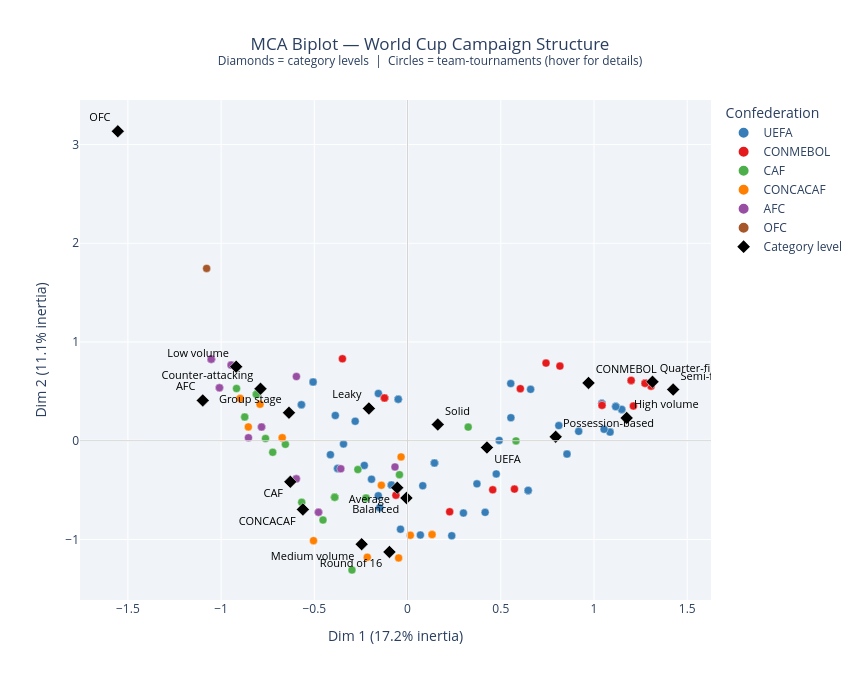

Here is the notebook cell this chart was saved with:
### Code cell
if PRINCE_AVAILABLE:
    row_scores = mca.row_coordinates(df_mca)
    col_coords = mca.column_coordinates(df_mca)

    # Strip variable prefix from category labels ("confederation__UEFA" → "UEFA")
    short_labels = [lbl.split('__')[-1] if '__' in lbl else lbl
                    for lbl in col_coords.index]

    # Quadrant-aware label placement — push text away from origin
    def quadrant_position(x, y):
        if x >= 0 and y >= 0:  return "top right"
        if x <  0 and y >= 0:  return "top left"
        if x <  0 and y <  0:  return "bottom left"
        return "bottom right"

    label_positions = [quadrant_position(row[0], row[1])
                       for _, row in col_coords.iloc[:, :2].iterrows()]

    # Retrieve inertia values from eigenvalues_summary
    pct = mca.eigenvalues_summary['% of variance']
    dim1_pct = float(pct.iloc[0].strip('%'))
    dim2_pct = float(pct.iloc[1].strip('%'))

    fig = go.Figure()

    # ── Row points (team-tournaments, coloured by confederation) ─────────────
    for conf, color in conf_colors.items():
        mask = wc['confederation'] == conf
        df_sub = wc.loc[mask]
        fig.add_trace(
            go.Scatter(
                x=row_scores.loc[mask, 0],
                y=row_scores.loc[mask, 1],
                mode='markers',
                name=conf,
                marker=dict(color=color, size=8,
                            line=dict(width=0.4, color='white')),
                hovertemplate=(
                    '<b>%{customdata[0]}</b><br>'
                    'Year: %{customdata[1]}<br>'
                    'Confederation: %{customdata[2]}<br>'
                    'Round: %{customdata[3]}<br>'
                    'Style: %{customdata[4]}<br>'
                    'Dim 1: %{x:.2f}  Dim 2: %{y:.2f}'
                    '<extra></extra>'
                ),
                customdata=df_sub[['team', 'year', 'confederation',
                                   'round_label', 'playing_style']].values
            )
        )

    # ── Column points (category levels, black diamonds) ───────────────────────
    fig.add_trace(
        go.Scatter(
            x=col_coords.iloc[:, 0],
            y=col_coords.iloc[:, 1],
            mode='markers+text',
            name='Category level',
            marker=dict(color='black', symbol='diamond', size=10,
                        line=dict(width=0.5, color='white')),
            text=short_labels,
            textposition=label_positions,
            textfont=dict(size=11, color='black'),
            hovertemplate=(
                '<b>%{text}</b><br>'
                'Dim 1: %{x:.2f}  Dim 2: %{y:.2f}'
                '<extra></extra>'
            )
        )
    )

    # ── Reference lines through origin ───────────────────────────────────────
    fig.add_hline(y=0, line_color='lightgrey', line_width=1)
    fig.add_vline(x=0, line_color='lightgrey', line_width=1)

    fig.update_layout(
        title=dict(
            text='MCA Biplot — World Cup Campaign Structure<br>'
                 '<sup>Diamonds = category levels &nbsp;|&nbsp; '
                 'Circles = team-tournaments (hover for details)</sup>',
            x=0.5, xanchor='center'
        ),
        xaxis_title=f'Dim 1 ({dim1_pct:.1f}% inertia)',
        yaxis_title=f'Dim 2 ({dim2_pct:.1f}% inertia)',
        width=860, height=680,
        legend_title='Confederation',
        legend=dict(itemsizing='constant'),
        plot_bgcolor='#f0f4f8',
        paper_bgcolor='white',
        font=dict(size=12)
    )
    fig.show()

### Figure 1 — Plotly figure (JSON) as saved in the notebook; plotly's stock layout.template omitted (floating-point values rounded to 4 significant figures; data arrays with more than 128 entries replaced by an {"elided": "..."} marker saying what was removed)
{"data": [{"customdata": {"elided": "54x5 mixed values"}, "hovertemplate": "<b>%{customdata[0]}</b><br>Year: %{customdata[1]}<br>Confederation: %{customdata[2]}<br>Round: %{customdata[3]}<br>Style: %{customdata[4]}<br>Dim 1: %{x:.2f}  Dim 2: %{y:.2f}<extra></extra>", "marker": {"color": "#377eb8", "line": {"color": "white", "width": 0.4}, "size": 8}, "mode": "markers", "name": "UEFA", "type": "scatter", "x": [-0.3751, 0.647, 0.1442, 0.8551, -0.3751, 0.08153, 1.086, 0.06871, -0.08673, -0.03788, -0.2809, 1.149, -0.5066, 1.117, 0.1442, -0.1494, 0.1442, 1.117, 1.149, 0.4161, -0.5066, -0.04995, 0.9178, -0.1933, -0.08673, -0.1565, 0.3722, 1.086, 1.042, -0.157, 1.042, 0.8551, 0.5543, -0.5693, -0.3435, 0.647, 0.5534, -0.5066, 0.647, 0.66, 0.237, -0.04995, 1.042, -0.04995, 1.117, 0.8112, 0.4916, 0.4757, -0.4138, 1.054, -0.3875, 0.2996, -0.232, -0.5693], "y": [-0.2807, -0.5028, -0.2259, -0.1348, -0.2807, -0.4556, 0.08766, -0.9548, -0.4484, -0.8961, 0.1974, 0.3174, 0.5948, 0.3457, -0.2259, -0.6781, -0.2259, 0.3457, 0.3174, -0.7253, 0.5948, 0.4199, 0.09488, -0.3897, -0.4484, 0.4786, -0.4369, 0.08766, 0.376, -0.5573, 0.376, -0.1348, 0.2333, 0.3651, -0.03231, -0.5028, 0.5793, 0.5948, -0.5028, 0.5207, -0.962, 0.4199, 0.376, 0.4199, 0.3457, 0.1535, 0.003599, -0.336, -0.1413, 0.116, 0.2561, -0.7323, -0.2503, 0.3651]}, {"customdata": [["Argentina", 2010, "CONMEBOL", "Quarter-final", "Possession-based"], ["Brazil", 2010, "CONMEBOL", "Quarter-final", "Possession-based"], ["Chile", 2010, "CONMEBOL", "Round of 16", "Balanced"], ["Paraguay", 2010, "CONMEBOL", "Quarter-final", "Balanced"], ["Uruguay", 2010, "CONMEBOL", "Semi-final", "Counter-attacking"], ["Argentina", 2014, "CONMEBOL", "Runner-up", "Possession-based"], ["Brazil", 2014, "CONMEBOL", "Semi-final", "Possession-based"], ["Chile", 2014, "CONMEBOL", "Round of 16", "Possession-based"], ["Colombia", 2014, "CONMEBOL", "Quarter-final", "Counter-attacking"], ["Ecuador", 2014, "CONMEBOL", "Group Stage", "Counter-attacking"], ["Uruguay", 2014, "CONMEBOL", "Round of 16", "Counter-attacking"], ["Argentina", 2018, "CONMEBOL", "Group Stage", "Possession-based"], ["Brazil", 2018, "CONMEBOL", "Quarter-final", "Possession-based"], ["Colombia", 2018, "CONMEBOL", "Round of 16", "Balanced"], ["Peru", 2018, "CONMEBOL", "Group Stage", "Balanced"], ["Uruguay", 2018, "CONMEBOL", "Quarter-final", "Balanced"], ["Argentina", 2022, "CONMEBOL", "Winner", "Possession-based"], ["Brazil", 2022, "CONMEBOL", "Quarter-final", "Possession-based"], ["Ecuador", 2022, "CONMEBOL", "Group Stage", "Balanced"], ["Uruguay", 2022, "CONMEBOL", "Group Stage", "Balanced"]], "hovertemplate": "<b>%{customdata[0]}</b><br>Year: %{customdata[1]}<br>Confederation: %{customdata[2]}<br>Round: %{customdata[3]}<br>Style: %{customdata[4]}<br>Dim 1: %{x:.2f}  Dim 2: %{y:.2f}<extra></extra>", "marker": {"color": "#e41a1c", "line": {"color": "white", "width": 0.4}, "size": 8}, "mode": "markers", "name": "CONMEBOL", "type": "scatter", "x": [1.211, 1.274, 0.5733, 1.043, 0.7426, 1.306, 1.199, 0.4568, 0.8172, -0.3494, -0.06249, 0.6049, 1.274, 0.2259, -0.1237, 1.043, 1.199, 1.274, -0.1237, -0.1237], "y": [0.3513, 0.581, -0.49, 0.3585, 0.7863, 0.5527, 0.6113, -0.497, 0.756, 0.8301, -0.5517, 0.5273, 0.581, -0.7195, 0.4327, 0.3585, 0.6113, 0.581, 0.4327, 0.4327]}, {"customdata": [["Algeria", 2010, "CAF", "Group Stage", "Balanced"], ["Cameroon", 2010, "CAF", "Group Stage", "Possession-based"], ["Ghana", 2010, "CAF", "Quarter-final", "Balanced"], ["Ivory Coast", 2010, "CAF", "Group Stage", "Balanced"], ["Nigeria", 2010, "CAF", "Group Stage", "Counter-attacking"], ["South Africa", 2010, "CAF", "Group Stage", "Balanced"], ["Algeria", 2014, "CAF", "Round of 16", "Counter-attacking"], ["Cameroon", 2014, "CAF", "Group Stage", "Counter-attacking"], ["Ghana", 2014, "CAF", "Group Stage", "Balanced"], ["Ivory Coast", 2014, "CAF", "Group Stage", "Possession-based"], ["Nigeria", 2014, "CAF", "Round of 16", "Balanced"], ["Egypt", 2018, "CAF", "Group Stage", "Counter-attacking"], ["Morocco", 2018, "CAF", "Group Stage", "Balanced"], ["Nigeria", 2018, "CAF", "Group Stage", "Balanced"], ["Senegal", 2018, "CAF", "Round of 16", "Counter-attacking"], ["Tunisia", 2018, "CAF", "Group Stage", "Possession-based"], ["Cameroon", 2022, "CAF", "Group Stage", "Counter-attacking"], ["Ghana", 2022, "CAF", "Group Stage", "Counter-attacking"], ["Morocco", 2022, "CAF", "Semi-final", "Counter-attacking"], ["Senegal", 2022, "CAF", "Round of 16", "Counter-attacking"], ["Tunisia", 2022, "CAF", "Group Stage", "Counter-attacking"]], "hovertemplate": "<b>%{customdata[0]}</b><br>Year: %{customdata[1]}<br>Confederation: %{customdata[2]}<br>Round: %{customdata[3]}<br>Style: %{customdata[4]}<br>Dim 1: %{x:.2f}  Dim 2: %{y:.2f}<extra></extra>", "marker": {"color": "#4daf4a", "line": {"color": "white", "width": 0.4}, "size": 8}, "mode": "markers", "name": "CAF", "type": "scatter", "x": [-0.3909, -0.2227, 0.5816, -0.3909, -0.8735, -0.4536, -0.7619, -0.7232, -0.04353, -0.2227, -0.2982, -0.8735, -0.3909, -0.3909, -0.6553, -0.2666, -0.8108, -0.9174, 0.3252, -0.5678, -0.8108], "y": [-0.5731, -0.5803, -0.001468, -0.5731, 0.2404, -0.8028, 0.02242, -0.117, -0.3436, -0.5803, -1.309, 0.2404, -0.5731, -0.5731, -0.03624, -0.2919, 0.4701, 0.5288, 0.1379, -0.6234, 0.4701]}, {"customdata": [["Honduras", 2010, "CONCACAF", "Group Stage", "Counter-attacking"], ["Mexico", 2010, "CONCACAF", "Round of 16", "Possession-based"], ["United States", 2010, "CONCACAF", "Round of 16", "Balanced"], ["Costa Rica", 2014, "CONCACAF", "Quarter-final", "Counter-attacking"], ["Honduras", 2014, "CONCACAF", "Group Stage", "Balanced"], ["Mexico", 2014, "CONCACAF", "Round of 16", "Balanced"], ["United States", 2014, "CONCACAF", "Round of 16", "Counter-attacking"], ["Costa Rica", 2018, "CONCACAF", "Group Stage", "Counter-attacking"], ["Mexico", 2018, "CONCACAF", "Round of 16", "Balanced"], ["Panama", 2018, "CONCACAF", "Group Stage", "Counter-attacking"], ["Canada", 2022, "CONCACAF", "Group Stage", "Balanced"], ["Costa Rica", 2022, "CONCACAF", "Group Stage", "Counter-attacking"], ["Mexico", 2022, "CONCACAF", "Group Stage", "Possession-based"], ["United States", 2022, "CONCACAF", "Round of 16", "Possession-based"]], "hovertemplate": "<b>%{customdata[0]}</b><br>Year: %{customdata[1]}<br>Confederation: %{customdata[2]}<br>Round: %{customdata[3]}<br>Style: %{customdata[4]}<br>Dim 1: %{x:.2f}  Dim 2: %{y:.2f}<extra></extra>", "marker": {"color": "#ff7f00", "line": {"color": "white", "width": 0.4}, "size": 8}, "mode": "markers", "name": "CONCACAF", "type": "scatter", "x": [-0.7914, -0.04781, 0.1313, -0.03481, -0.6722, -0.2161, -0.5045, -0.854, 0.1313, -0.898, -0.6722, -0.898, -0.1406, 0.01486], "y": [0.3699, -1.187, -0.9502, -0.1635, 0.03115, -1.18, -1.012, 0.1402, -0.9502, 0.4286, 0.03115, 0.4286, -0.4508, -0.9572]}, {"customdata": [["Australia", 2010, "AFC", "Group Stage", "Counter-attacking"], ["Japan", 2010, "AFC", "Round of 16", "Counter-attacking"], ["North Korea", 2010, "AFC", "Group Stage", "Counter-attacking"], ["South Korea", 2010, "AFC", "Round of 16", "Balanced"], ["Australia", 2014, "AFC", "Group Stage", "Counter-attacking"], ["Japan", 2014, "AFC", "Group Stage", "Possession-based"], ["South Korea", 2014, "AFC", "Group Stage", "Balanced"], ["Australia", 2018, "AFC", "Group Stage", "Balanced"], ["Iran", 2018, "AFC", "Group Stage", "Counter-attacking"], ["Japan", 2018, "AFC", "Round of 16", "Balanced"], ["Saudi Arabia", 2018, "AFC", "Group Stage", "Possession-based"], ["South Korea", 2018, "AFC", "Group Stage", "Counter-attacking"], ["Australia", 2022, "AFC", "Round of 16", "Counter-attacking"], ["Iran", 2022, "AFC", "Group Stage", "Counter-attacking"], ["Japan", 2022, "AFC", "Round of 16", "Counter-attacking"], ["Qatar", 2022, "AFC", "Group Stage", "Counter-attacking"], ["Saudi Arabia", 2022, "AFC", "Group Stage", "Counter-attacking"], ["South Korea", 2022, "AFC", "Round of 16", "Balanced"]], "hovertemplate": "<b>%{customdata[0]}</b><br>Year: %{customdata[1]}<br>Confederation: %{customdata[2]}<br>Round: %{customdata[3]}<br>Style: %{customdata[4]}<br>Dim 1: %{x:.2f}  Dim 2: %{y:.2f}<extra></extra>", "marker": {"color": "#984ea3", "line": {"color": "white", "width": 0.4}, "size": 8}, "mode": "markers", "name": "AFC", "type": "scatter", "x": [-1.009, -0.5967, -1.053, -0.06748, -1.053, -0.3581, -0.7832, -0.7832, -0.9463, -0.4775, -0.5962, -0.9463, -0.8535, -1.053, -0.5967, -1.053, -1.009, -0.4775], "y": [0.5367, -0.3857, 0.8251, -0.2653, 0.8251, -0.284, 0.1393, 0.1393, 0.7664, -0.7245, 0.6501, 0.7664, 0.03033, 0.8251, -0.3857, 0.8251, 0.5367, -0.7245]}, {"customdata": [["New Zealand", 2010, "OFC", "Group Stage", "Counter-attacking"]], "hovertemplate": "<b>%{customdata[0]}</b><br>Year: %{customdata[1]}<br>Confederation: %{customdata[2]}<br>Round: %{customdata[3]}<br>Style: %{customdata[4]}<br>Dim 1: %{x:.2f}  Dim 2: %{y:.2f}<extra></extra>", "marker": {"color": "#a65628", "line": {"color": "white", "width": 0.4}, "size": 8}, "mode": "markers", "name": "OFC", "type": "scatter", "x": [-1.078], "y": [1.745]}, {"hovertemplate": "<b>%{text}</b><br>Dim 1: %{x:.2f}  Dim 2: %{y:.2f}<extra></extra>", "marker": {"color": "black", "line": {"color": "white", "width": 0.5}, "size": 10, "symbol": "diamond"}, "mode": "markers+text", "name": "Category level", "text": ["AFC", "CAF", "CONCACAF", "CONMEBOL", "OFC", "UEFA", "Counter-attacking", "Balanced", "Possession-based", "Low volume", "Medium volume", "High volume", "Solid", "Average", "Leaky", "Group stage", "Round of 16", "Quarter-final+", "Semi-final+"], "textfont": {"color": "black", "size": 11}, "textposition": ["top left", "bottom left", "bottom left", "top right", "top left", "bottom right", "top left", "bottom left", "top right", "top left", "bottom left", "top right", "top right", "bottom left", "top left", "top left", "bottom left", "top right", "top right"], "type": "scatter", "x": [-1.099, -0.629, -0.5616, 0.9707, -1.554, 0.4257, -0.7886, -0.006054, 0.7945, -0.9193, -0.2462, 1.175, 0.162, -0.05529, -0.2076, -0.6361, -0.09717, 1.314, 1.425], "y": [0.4086, -0.4163, -0.6953, 0.586, 3.134, -0.06912, 0.5267, -0.5798, 0.03966, 0.7505, -1.048, 0.231, 0.164, -0.4756, 0.3274, 0.2841, -1.126, 0.5971, 0.5181]}], "layout": {"font": {"size": 12}, "height": 680, "legend": {"itemsizing": "constant", "title": {"text": "Confederation"}}, "paper_bgcolor": "white", "plot_bgcolor": "#f0f4f8", "shapes": [{"line": {"color": "lightgrey", "width": 1}, "type": "line", "x0": 0, "x1": 1, "xref": "x domain", "y0": 0, "y1": 0, "yref": "y"}, {"line": {"color": "lightgrey", "width": 1}, "type": "line", "x0": 0, "x1": 0, "xref": "x", "y0": 0, "y1": 1, "yref": "y domain"}], "title": {"text": "MCA Biplot — World Cup Campaign Structure<br><sup>Diamonds = category levels &nbsp;|&nbsp; Circles = team-tournaments (hover for details)</sup>", "x": 0.5, "xanchor": "center"}, "width": 860, "xaxis": {"title": {"text": "Dim 1 (17.2% inertia)"}}, "yaxis": {"title": {"text": "Dim 2 (11.1% inertia)"}}}}
